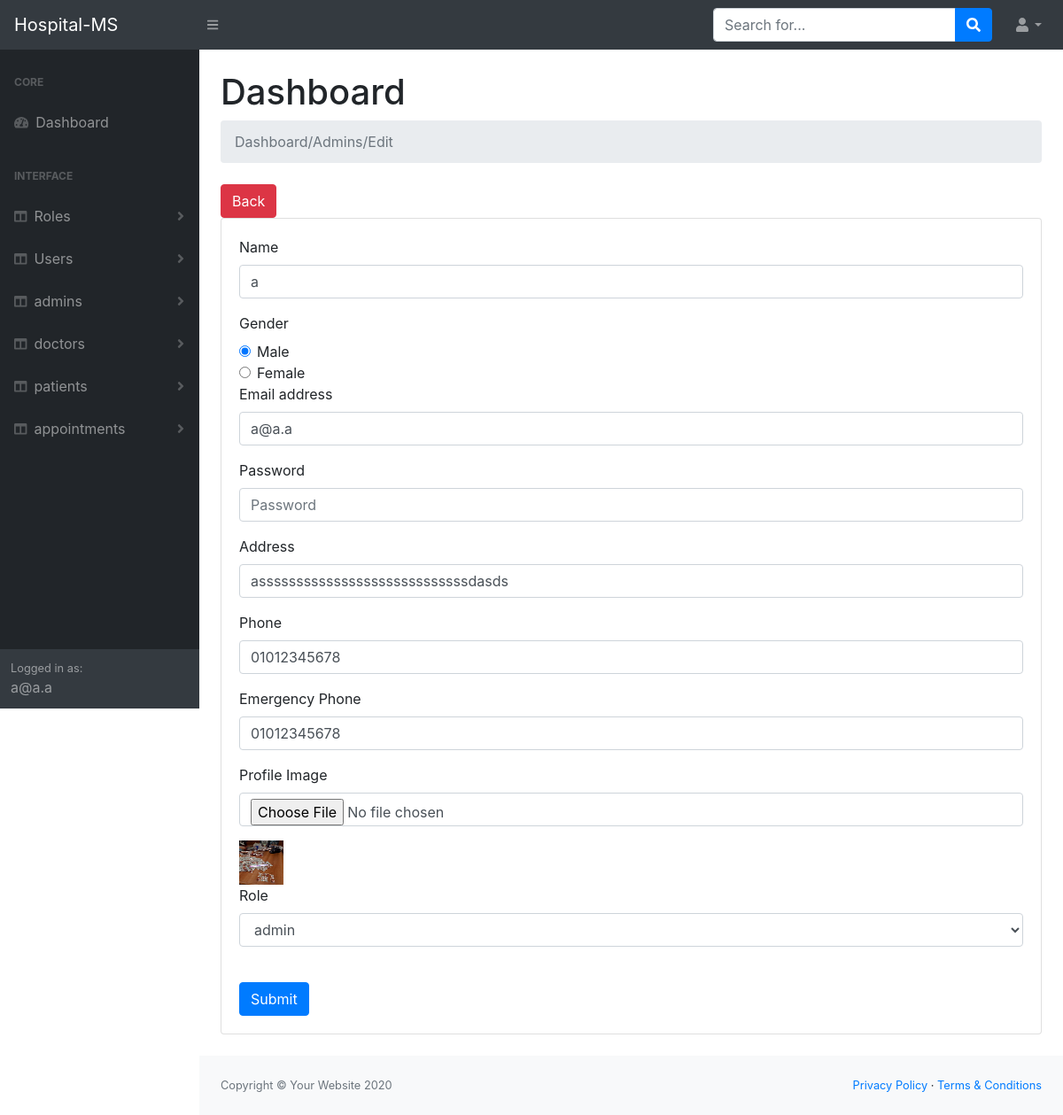
Screenshot of /admins/edit.php?id=19 (signed in) with the database file from the repository.
### tables this page shows
CREATE TABLE `users` (
  `id` tinyint(4) NOT NULL,
  `name` char(150) NOT NULL,
  `gender` tinyint(1) NOT NULL COMMENT '"1 for male, 2 for female" ',
  `email` char(100) NOT NULL,
  `password` char(100) NOT NULL,
  `address` char(150) NOT NULL,
  `phone` char(11) NOT NULL,
  `emergencyPhone` char(11) NOT NULL,
  `image` char(150) DEFAULT NULL,
  `role_id` tinyint(100) NOT NULL
);

CREATE TABLE `roles` (
  `id` tinyint(4) NOT NULL,
  `title` char(100) NOT NULL
);

### admins/edit.php (the view, shortened to what this page needs)
<?php
require '../helpers/dbConnection.php';
$id = $_GET['id'];
if ($_SERVER['REQUEST_METHOD'] == "GET") {
    $sql = "select * from roles where roles.title = 'admin'";
    $RoleOp = mysqli_query($con, $sql);
    $sql = "select * from users where id = '$id'";
    $op = mysqli_query($con, $sql);
    if (mysqli_num_rows($op) == 1) {
        $data = mysqli_fetch_assoc($op);
    } else {
        $_SESSION['Message'] = ["Message" => "Invalid Id"];
        header("Location: index.php");
        exit();
    }
}
require '../layouts/header.php';
require '../layouts/nav.php';
require '../layouts/sidNav.php';
?>
<main>
    <div class="container-fluid">
        <h1 class="mt-4">Dashboard</h1>
        <ol class="breadcrumb mb-4">
            <li class="breadcrumb-item active">Dashboard/Admins/Edit</li>
            <?php
            echo '<br>';
            ?>
        </ol>
        <a href='index.php'
           class='btn btn-danger m-r-1em'>Back</a>
        <div class="card mb-4">
            <div class="card-body">
                <form action="edit.php?id=<?php if ($data['id'] == $_SESSION['user']['id']) echo($data['id']); else {exit();}?> ?>" method="post"
                      enctype="multipart/form-data">
                    <div class="form-group">
                        <label for="exampleInputName">Name</label>
                        <input type="text" class="form-control" id="exampleInputName" name="name"
                               aria-describedby="" value="<?php echo $data['name']; ?>">
                    </div>
                    <label for="gender">Gender</label>
                    <div class="form-check">
                        <input class="form-check-input" type="radio" name="gender"
                               value="male" <?php if ($data['gender'] == "1") {
                            echo 'checked';
                        } ?>>
                        <label class="form-check-label" for="male">
                            Male
                        </label>
                    </div>
                    <div class="form-check">
                        <input class="form-check-input" type="radio" name="gender"
                               value="female" <?php if ($data['gender'] == "2") {
                            echo 'checked';
                        } ?>>
                        <label class="form-check-label" for="female">
                            Female
                        </label>
                    </div>
                    <div class="form-group">
                        <label for="exampleInputEmail">Email address</label>
                        <input type="email" class="form-control" id="exampleInputEmail1" name="email"
                               aria-describedby="emailHelp"
                               value="<?php echo $data['email']; ?>">
                    </div>
                    <div class="form-group">
                        <label for="exampleInputPassword">Password</label>
                        <input type="password" class="form-control" id="exampleInputPassword1" name="password"
                               placeholder="Password">
                    </div>
                    <div class="form-group">
                        <label for="address">Address</label>
                        <input type="text" class="form-control" id="address" name="address"
                               value="<?php echo $data['address']; ?>">
                    </div>
                    <div class="form-group">
                        <label for="phone">Phone</label>
                        <input type="number" class="form-control" id="phone" name="phone"
                               value="<?php echo $data['phone']; ?>">
                    </div>
                    <div class="form-group">
                        <label for="emergencyPhone">Emergency Phone</label>
                        <input type="number" class="form-control" id="emergencyPhone" name="emergencyPhone"
                               value="<?php echo $data['phone']; ?>">
                    </div>
                    <div class="form-group">
                        <label for="image">Profile Image</label>
                        <input type="file" class="form-control" id="image" name="image">
                    </div>
                    <img src="./uploads/<?php echo $data['image']; ?>" alt="" height="50px" width="50px"> <br>
                    <div class="form-group">
                        <label for="exampleInputPassword">Role</label>
                        <select class="form-control" id="exampleInputPassword1" name="role_id">
                            <?php
                            $data = mysqli_fetch_assoc($RoleOp)
                                ?>
                                <option value="<?php echo $data['id']; ?>" <?php if ($data['id'] == $data['title']) {
                                    echo 'selected';
                                } ?>><?php echo $data['title']; ?></option>
                        </select>
                    </div>
                    <br>
                    <button type="submit" class="btn btn-primary">Submit</button>
                </form>
            </div>
        </div>
    </div>
</main>
<?php
require '../layouts/footer.php';
?>

### rows the page displays
users: name "a", gender "☑", email "a@a.a", address "assssssssssssssssssssssssssssdasds", phone "01012345678", emergencyPhone "01012345678", image (picture)
roles: role_id "admin"

### other values shown
$module "Roles"
$module "Users"
$module "admins"
$module "doctors"
$module "patients"
$module "appointments"
$_SESSION['user']['email'] "a@a.a"
